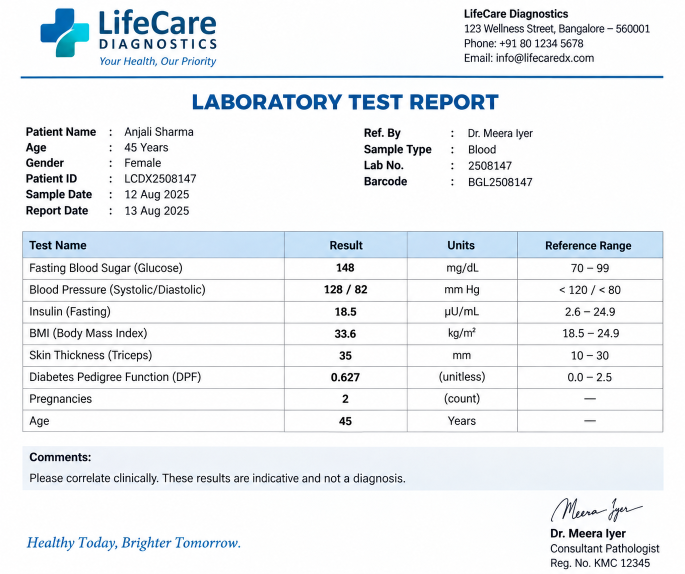
#> input picture ai-service/test_data/diabetes_report.png, 1370 x 1148 px (shown at 1/2 size)
$ python -i diabetes_report_extractor.py   (imports and definitions only)
#> lines starting #> are read from the running program, lines starting #| are printed output that depends on the picture
import os
import re

import cv2
import pytesseract


# =========================================================
# TESSERACT CONFIGURATION
# =========================================================

TESSERACT_PATH = r"C:\Program Files\Tesseract-OCR\tesseract.exe"
TESSERACT_AVAILABLE = os.path.exists(TESSERACT_PATH)

if TESSERACT_AVAILABLE:
    pytesseract.pytesseract.tesseract_cmd = TESSERACT_PATH


# =========================================================
# EXPECTED DIABETES MODEL FIELDS
# =========================================================

EXPECTED_FIELDS = [
    "Pregnancies",
    "Glucose",
    "BloodPressure",
    "SkinThickness",
    "Insulin",
    "BMI",
    "DiabetesPedigreeFunction",
    "Age",
]


# =========================================================
# IMAGE PREPROCESSING
# =========================================================

def preprocess_image(image_path: str):

#> called with image_path = '../test_data/diabetes_report.png'
    image = cv2.imread(image_path)
#> image is the input picture: shape (1148, 1370, 3); mean B, G, R 242.5, 239.6, 236.3

    if image is None:
        raise ValueError(
            f"Could not read image: {image_path}"
        )

    gray = cv2.cvtColor(
        image,
        cv2.COLOR_BGR2GRAY
    )
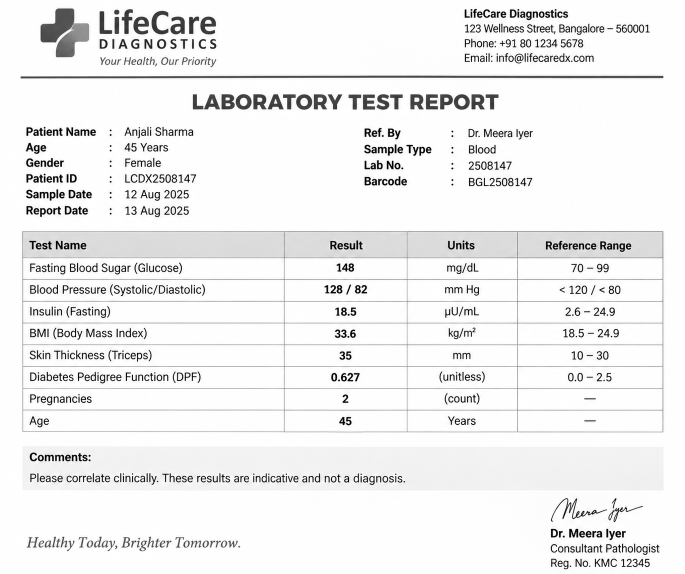
#> gray: shape (1148, 1370) (shown at 1/2 size); min 0, max 255, mean 238.9

    # Upscale while preserving digits
    gray = cv2.resize(
        gray,
        None,
        fx=2,
        fy=2,
        interpolation=cv2.INTER_CUBIC,
    )
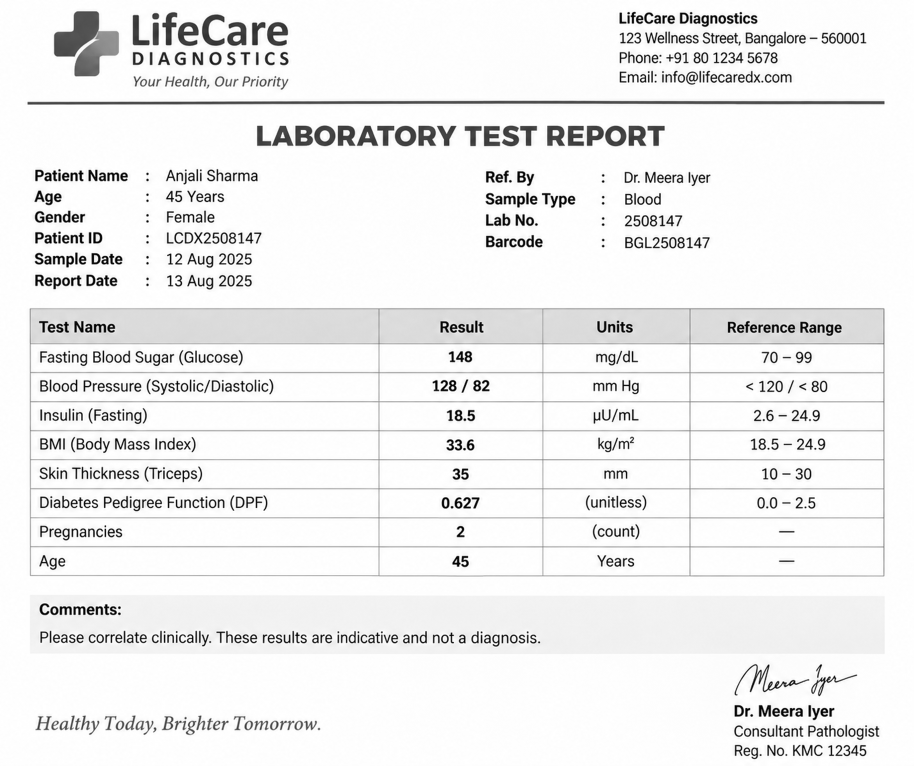
#> gray: shape (2296, 2740) (shown at 1/3 size); min 0, max 255, mean 238.8

    # Mild contrast enhancement
    clahe = cv2.createCLAHE(
        clipLimit=2.0,
        tileGridSize=(8, 8),
    )

    enhanced = clahe.apply(gray)
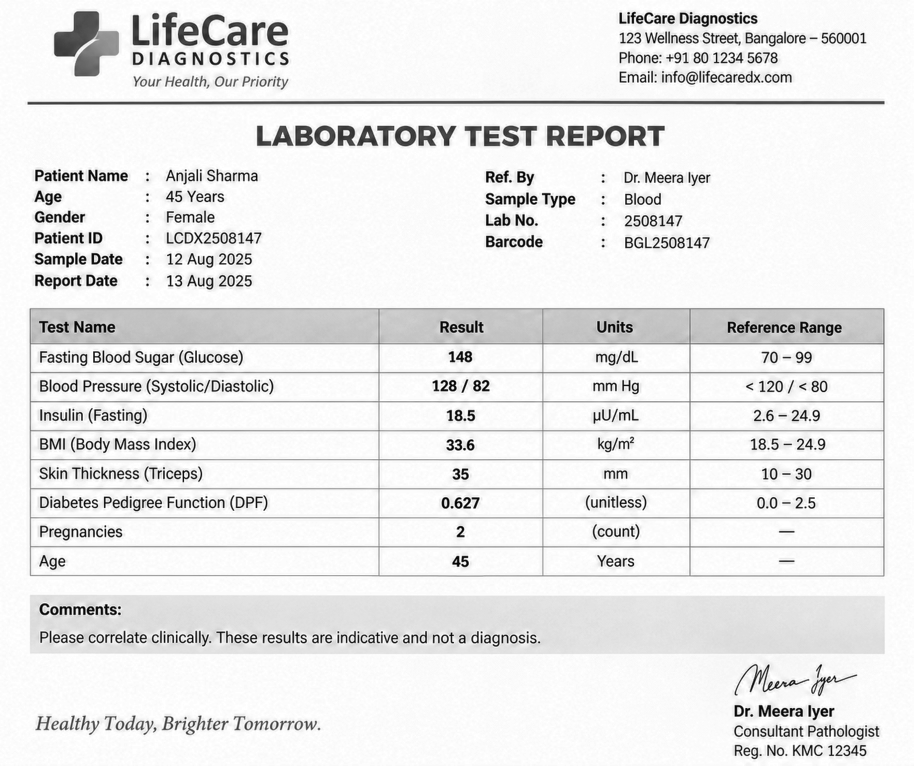
#> enhanced: shape (2296, 2740) (shown at 1/3 size); min 1, max 255, mean 233.6

    return enhanced


# =========================================================
# OCR
# =========================================================

# [278 lines left out: functions extract_text_from_image, get_next_numeric_value, extract_diabetes_values, extract_diabetes_report, not called in this run]

>>> result = preprocess_image('../test_data/diabetes_report.png')
